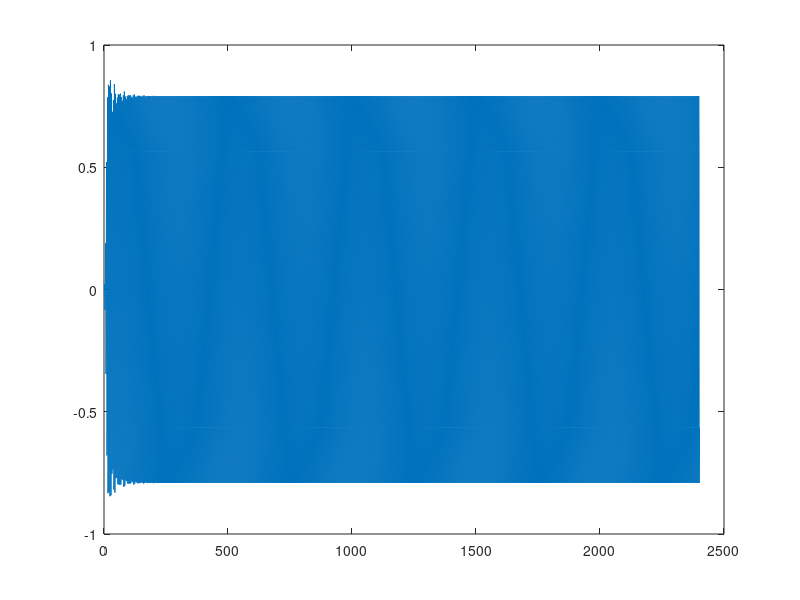

This chart was generated by the following MATLAB code:
clear all;
B = [
     0.022446109482960157                
    -0.010573379073474012
     0.014402415206826613
    -0.0080366144026941533               
     0.022544111354959838
     0.0000000000000000034694469519536142
    -0.022544111354959838
     0.0080366144026941498               
    -0.014402415206826613
     0.010573379073474012
    -0.022446109482960157 ];

A = [
	 1
	-0.70635031270725446
	 3.5219499200390536
	-2.0200628628750592
	 5.5383108441644708
	-2.4294345269044149
	 4.6510805728204474
	-1.4124566248726653
	 2.0783744842441458
	-0.3332994829583692
	 0.39240786067834416 ];

% B = [
%  0.000000034667186407017829
%  0                          
% -0.00000055467498251228526   
%  0                            
%  0.0000041600623688421397      
%  0                              
% -0.000019413624387929986         
%  0                                
%  0.000063094279260772455           
%  0                                  
% -0.00015142627022585387              
%  0                                   
%  0.00027761482874739875              
%  0                                   
% -0.00039659261249628392              
%  0                                   
%  0.00044616668905831937              
%  0                                   
% -0.00039659261249628392              
%  0                                   
%  0.00027761482874739875              
%  0                                   
% -0.00015142627022585387              
%  0                                   
%  0.000063094279260772455             
%  0                                   
% -0.000019413624387929986             
%  0                                   
%  0.0000041600623688421397            
%  0                                   
% -0.00000055467498251228526           
%  0                                   
%  0.000000034667186407017829          
% ];
% 
% A = [
%    1            
%   -1.9801853890905561
%    9.1649400704466846 
%  -14.888835049793361   
%   39.091650150313797    
%  -54.053519038133658     
%  103.7940178244709        
% -124.78218130144654        
%  192.54424577919335         
% -203.86713917280235          
%  264.81870122989505           
% -248.81759164235612            
%  279.2832130917119              
% -233.71194760902372              
%  230.21109514072145               
% -171.64616409746702                
%  149.72630338342509                 
%  -99.189355655056573                 
%   76.98095076610899                  
%  -45.023608184758089                 
%   31.129471108367586                 
%  -15.897784481372415                 
%    9.7752574545111433                
%   -4.2821998764558771                
%    2.3303846019656183                
%   -0.85057993413808886               
%    0.40625646626076067               
%   -0.11746136096242073               
%    0.048599889346246553              
%   -0.010070168757280885              
%    0.0035386230275000646             
%   -0.00040345651517289648            
%    0.00011677740101310004            
% ];

[SOS, G] = tf2sos(B,A);

sampling_freq = 48000;
signal_freq = 12000;
time = (0:1/sampling_freq:0.05)';
audio_in = sin(2 * pi * signal_freq * time);

audio_out = sosfilt(SOS,audio_in) * G;
plot(audio_out);